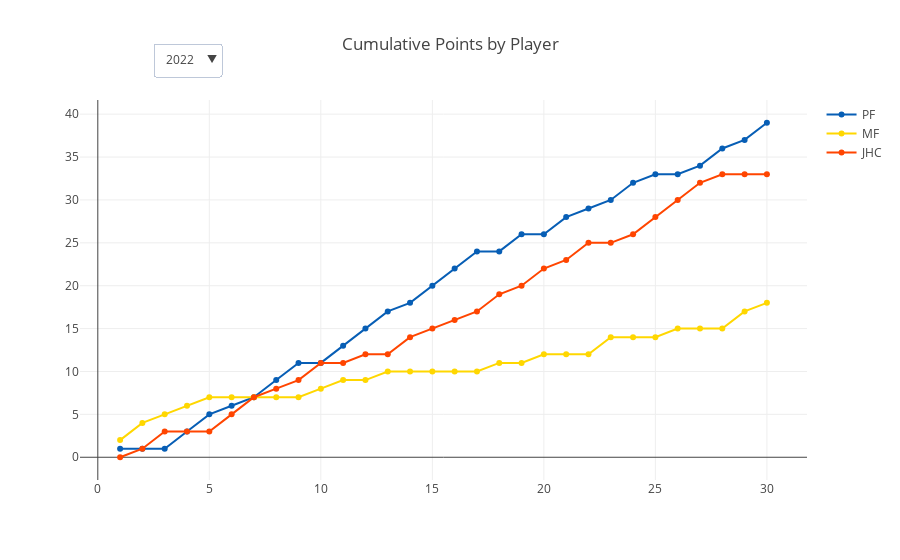

Notebook source saved alongside this figure:
### Code cell
# Define custom colors for each player.
player_colors = {
    'PF': '#075eb5',   # nice deep blue
    'JHC': '#FF4500',     # fiery red
    'MF': '#FFD700'  # strong and visible yellow
}



# Get unique years and players
years = sorted(data['season'].unique())
players = data['player'].unique()

# Build the figure with one trace per (year, player) combination.
fig = go.Figure()
visibility_dict = {}  # to keep track of trace indices for each year
trace_idx = 0

for year in years:
    visibility_dict[year] = []
    for player in players:
        # Filter data for the current year and player.
        filtered_df = data[(data['season'] == year) & (data['player'] == player)]
        fig.add_trace(go.Scatter(
            x=filtered_df['game'],  # x-axis: game number within the year
            y=filtered_df['points_cum_ytd'],  # y-axis: cumulative points for the season
            mode='lines+markers',
            name=player,
            line=dict(color=player_colors.get(player, 'black')),  # set line color from the dictionary
            marker=dict(color=player_colors.get(player, 'black'))   # set marker color as well
        ))
        visibility_dict[year].append(trace_idx)
        trace_idx += 1

# Create dropdown buttons to filter by year.
dropdown_buttons = []
for year in years:
    # Create a list of booleans: only traces corresponding to the selected year are visible.
    vis = [False] * trace_idx
    for idx in visibility_dict[year]:
        vis[idx] = True
    dropdown_buttons.append(
        dict(
            label=str(year),
            method='update',
            args=[{'visible': vis},
                  {'title': 'Cumulative Points for Year ' + str(year)}]
        )
    )

# Add the update menu (dropdown) to the layout.
fig.update_layout(
    updatemenus=[{
        'buttons': dropdown_buttons,
        'direction': 'down',
        'showactive': True,
        'x': 0.1,
        'y': 1.15,
        'xanchor': 'left',
        'yanchor': 'top'
    }],
    title='Cumulative Points by Player'
)

# Set initial visibility to the first year.
initial_year = years[0]
initial_vis = [False] * trace_idx
for idx in visibility_dict[initial_year]:
    initial_vis[idx] = True
for i in range(trace_idx):
    fig.data[i].visible = initial_vis[i]

# Display the figure in your Streamlit app.
#st.plotly_chart(fig)

fig.show()

### Figure 1 — Plotly figure (JSON) as saved in the notebook; plotly's stock layout.template omitted (floating-point values rounded to 4 significant figures)
{"data": [{"line": {"color": "#075eb5"}, "marker": {"color": "#075eb5"}, "mode": "lines+markers", "name": "PF", "type": "scatter", "visible": true, "x": [1, 2, 3, 4, 5, 6, 7, 8, 9, 10, 11, 12, 13, 14, 15, 16, 17, 18, 19, 20, 21, 22, 23, 24, 25, 26, 27, 28, 29, 30], "y": [1, 1, 1, 3, 5, 6, 7, 9, 11, 11, 13, 15, 17, 18, 20, 22, 24, 24, 26, 26, 28, 29, 30, 32, 33, 33, 34, 36, 37, 39]}, {"line": {"color": "#FFD700"}, "marker": {"color": "#FFD700"}, "mode": "lines+markers", "name": "MF", "type": "scatter", "visible": true, "x": [1, 2, 3, 4, 5, 6, 7, 8, 9, 10, 11, 12, 13, 14, 15, 16, 17, 18, 19, 20, 21, 22, 23, 24, 25, 26, 27, 28, 29, 30], "y": [2, 4, 5, 6, 7, 7, 7, 7, 7, 8, 9, 9, 10, 10, 10, 10, 10, 11, 11, 12, 12, 12, 14, 14, 14, 15, 15, 15, 17, 18]}, {"line": {"color": "#FF4500"}, "marker": {"color": "#FF4500"}, "mode": "lines+markers", "name": "JHC", "type": "scatter", "visible": true, "x": [1, 2, 3, 4, 5, 6, 7, 8, 9, 10, 11, 12, 13, 14, 15, 16, 17, 18, 19, 20, 21, 22, 23, 24, 25, 26, 27, 28, 29, 30], "y": [0, 1, 3, 3, 3, 5, 7, 8, 9, 11, 11, 12, 12, 14, 15, 16, 17, 19, 20, 22, 23, 25, 25, 26, 28, 30, 32, 33, 33, 33]}, {"line": {"color": "#075eb5"}, "marker": {"color": "#075eb5"}, "mode": "lines+markers", "name": "PF", "type": "scatter", "visible": false, "x": [1, 2, 3, 4, 5, 6, 7, 8, 9, 10, 11, 12, 13, 14, 15, 16, 17, 18, 19, 20, 21, 22], "y": [2, 3, 5, 6, 7, 7, 9, 10, 12, 13, 13, 15, 15, 16, 18, 20, 21, 21, 23, 25, 26, 27]}, {"line": {"color": "#FFD700"}, "marker": {"color": "#FFD700"}, "mode": "lines+markers", "name": "MF", "type": "scatter", "visible": false, "x": [1, 2, 3, 4, 5, 6, 7, 8, 9, 10, 11, 12, 13, 14, 15, 16, 17, 18, 19, 20, 21, 22], "y": [0, 2, 2, 2, 4, 6, 7, 7, 7, 7, 8, 8, 9, 9, 10, 11, 11, 13, 13, 13, 15, 15]}, {"line": {"color": "#FF4500"}, "marker": {"color": "#FF4500"}, "mode": "lines+markers", "name": "JHC", "type": "scatter", "visible": false, "x": [1, 2, 3, 4, 5, 6, 7, 8, 9, 10, 11, 12, 13, 14, 15, 16, 17, 18, 19, 20, 21, 22], "y": [1, 1, 2, 4, 4, 5, 5, 7, 8, 10, 12, 13, 15, 17, 17, 17, 19, 20, 21, 22, 22, 24]}, {"line": {"color": "#075eb5"}, "marker": {"color": "#075eb5"}, "mode": "lines+markers", "name": "PF", "type": "scatter", "visible": false, "x": [1, 2, 3, 4, 5, 6, 7, 8, 9, 10, 11, 12, 13, 14, 15, 16, 17, 18, 19, 20, 21, 22, 23, 24, 25, 26, 27, 28, 29, 30, 31, 32, 33, 34, 35, 36, 37, 38, 39, 40, 41, 42, 43, 44, 45], "y": [1, 2, 4, 4, 6, 6, 7, 9, 10, 10, 12, 14, 14, 16, 16, 17, 19, 19, 20, 21, 21, 22, 23, 25, 27, 27, 27, 28, 28, 29, 29, 31, 31, 33, 33, 33, 34, 36, 37, 38, 39, 40, 42, 44, 44]}, {"line": {"color": "#FFD700"}, "marker": {"color": "#FFD700"}, "mode": "lines+markers", "name": "MF", "type": "scatter", "visible": false, "x": [1, 2, 3, 4, 5, 6, 7, 8, 9, 10, 11, 12, 13, 14, 15, 16, 17, 18, 19, 20, 21, 22, 23, 24, 25, 26, 27, 28, 29, 30, 31, 32, 33, 34, 35, 36, 37, 38, 39, 40, 41, 42, 43, 44, 45], "y": [0, 0, 0, 1, 1, 3, 5, 6, 8, 10, 11, 12, 13, 13, 14, 16, 16, 18, 20, 22, 23, 25, 27, 28, 28, 30, 31, 33, 34, 34, 36, 36, 37, 37, 39, 40, 40, 40, 40, 42, 44, 44, 44, 44, 45]}, {"line": {"color": "#FF4500"}, "marker": {"color": "#FF4500"}, "mode": "lines+markers", "name": "JHC", "type": "scatter", "visible": false, "x": [1, 2, 3, 4, 5, 6, 7, 8, 9, 10, 11, 12, 13, 14, 15, 16, 17, 18, 19, 20, 21, 22, 23, 24, 25, 26, 27, 28, 29, 30, 31, 32, 33, 34, 35, 36, 37, 38, 39, 40, 41, 42, 43, 44, 45], "y": [2, 4, 5, 7, 8, 9, 9, 9, 9, 10, 10, 10, 12, 13, 15, 15, 16, 17, 17, 17, 19, 19, 19, 19, 20, 21, 23, 23, 25, 27, 28, 29, 31, 32, 33, 35, 37, 38, 40, 40, 40, 42, 43, 44, 46]}], "layout": {"title": {"text": "Cumulative Points by Player"}, "updatemenus": [{"buttons": [{"args": [{"visible": [true, true, true, false, false, false, false, false, false]}, {"title": "Cumulative Points for Year 2022"}], "label": "2022", "method": "update"}, {"args": [{"visible": [false, false, false, true, true, true, false, false, false]}, {"title": "Cumulative Points for Year 2023"}], "label": "2023", "method": "update"}, {"args": [{"visible": [false, false, false, false, false, false, true, true, true]}, {"title": "Cumulative Points for Year 2024"}], "label": "2024", "method": "update"}], "direction": "down", "showactive": true, "x": 0.1, "xanchor": "left", "y": 1.15, "yanchor": "top"}]}}
